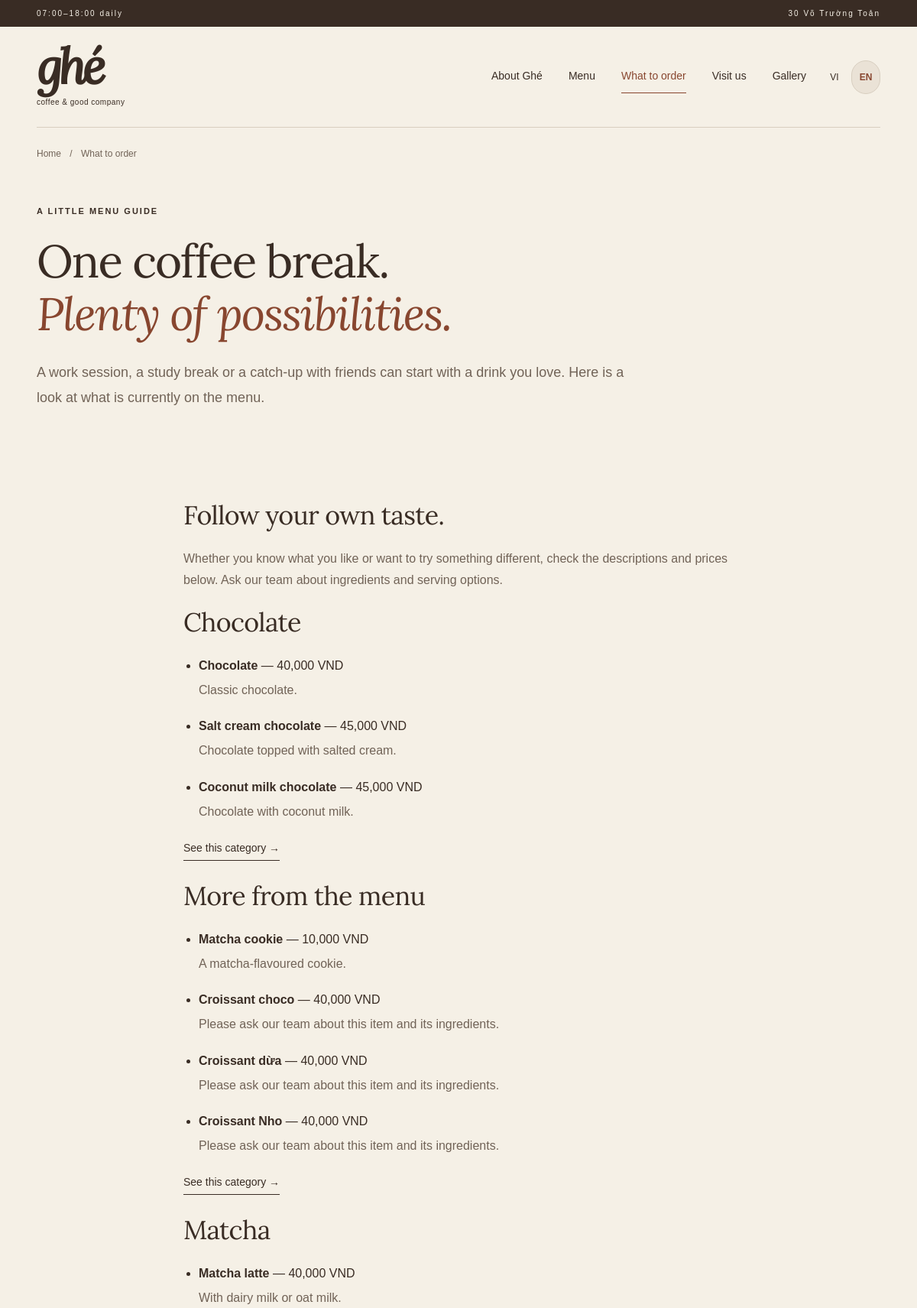
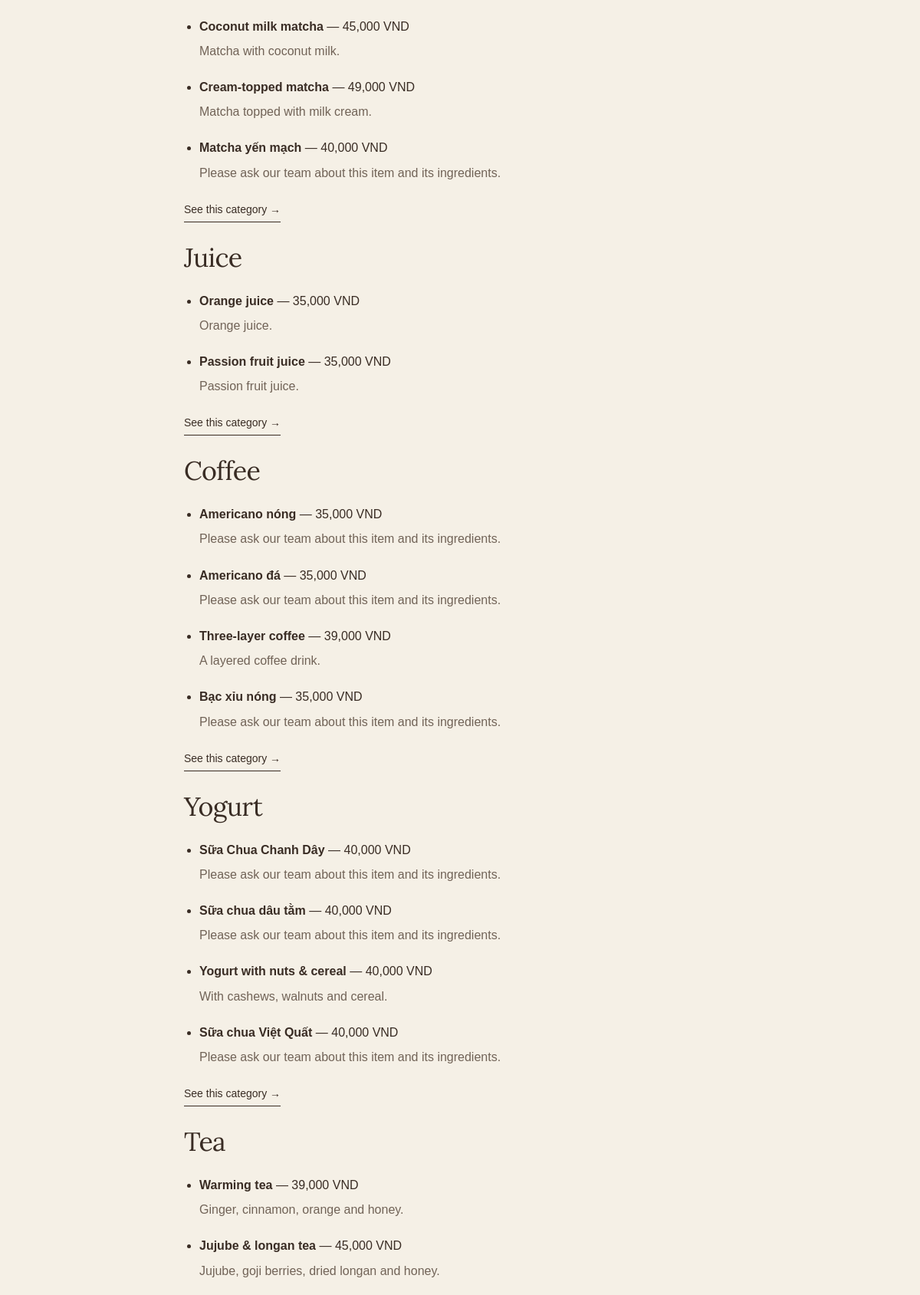
Page /en.php?view=story (upper part) on the committed database (2 pictures, top to bottom).
### tables this page shows
CREATE TABLE `products` (
  `id` int(11) NOT NULL,
  `name` varchar(100) NOT NULL,
  `price` decimal(10,0) NOT NULL,
  `status` tinyint(4) DEFAULT 1,
  `created_at` timestamp NOT NULL DEFAULT current_timestamp(),
  `category_id` int(11) DEFAULT 5,
  `sort_order` int(11) DEFAULT 0
);

### site/catalog.php (called while the page is built, shortened)
<?php
require_once __DIR__.'/photo-collection.php';
function ghe_catalog_rows(mysqli $db): array {
    return $db->query('SELECT p.id, p.name, p.price, p.status, p.category_id, p.sort_order, c.name AS category_name FROM products p LEFT JOIN categories c ON c.id=p.category_id ORDER BY c.name, p.sort_order, p.name')->fetch_all(MYSQLI_ASSOC);
}
function ghe_catalog_sections(array $rows, array $content): array {
    $sections = [];
    $original = require __DIR__ . '/menu-data.php';
    $descriptions = [];
    foreach ($original as $section) foreach ($section['items'] as $item) $descriptions[mb_strtolower(trim($item['name']), 'UTF-8')] = $item;
    foreach ($rows as $row) {
        $meta = $content['products'][(string)$row['id']] ?? [];
        if ((int)$row['status'] !== 1 || !($meta['visible'] ?? true)) continue;
        $key = 'category-' . (int)$row['category_id'];
        if (!isset($sections[$key])) $sections[$key] = ['id'=>$key, 'title'=>$row['category_name'] ?: 'Các món khác', 'eyebrow'=>'Thực đơn tại Ghé', 'theme'=>'coffee', 'wide'=>true, 'items'=>[]];
        $seed = $descriptions[mb_strtolower(trim($row['name']), 'UTF-8')] ?? [];
        $photo=ghe_collection_product($row['name'],$content);
        $image=$meta['image']??'';
        if($image==='' && !($meta['image_manual']??false))$image=$photo['image'];
        $sections[$key]['items'][] = ['id'=>(int)$row['id'], 'name'=>$row['name'], 'price'=>(int)$row['price'],
            'detail'=>$meta['description'] ?? ($seed['detail'] ?? ''), 'tags'=>$seed['tags'] ?? [],
            'image'=>$image, 'image_note'=>$image===$photo['image']?$photo['image_note']:'', 'image_note_en'=>$image===$photo['image']?$photo['image_note_en']:'', 'featured'=>(bool)($meta['featured'] ?? false)];
    }
    $main = []; $snacks = [];
    foreach ($sections as $section) {
        $name = mb_strtolower(trim(explode('/', $section['title'])[0]), 'UTF-8');
        if (in_array($name, ['ăn nhẹ', 'snacks'], true)) $snacks[] = $section;
        else $main[] = $section;
    }
    return array_merge($main, $snacks);
}

### site/bootstrap.php (called while the page is built, shortened)
<?php
require_once __DIR__ . '/content-store.php';
require_once __DIR__ . '/catalog.php';
require_once __DIR__ . '/english.php';
$site = require __DIR__ . '/config.php';
$websiteState = ghe_state_read();
$content = $websiteState[defined('GHE_PREVIEW') && GHE_PREVIEW ? 'draft' : 'published'];
$settings = $content['settings'];
$site = array_merge($site, $settings);
$site['address'] = $settings['street'] . ', ' . $settings['city'] . ', ' . $settings['region'];
$phoneDigits = preg_replace('/\D/', '', $settings['phone']);
$site['telephone'] = '+' . (strpos($phoneDigits,'0') === 0 ? '84' . substr($phoneDigits,1) : $phoneDigits);
$site['directions'] = 'https://www.google.com/maps/dir/?api=1&destination=' . rawurlencode('Ghé, ' . $site['address']);
$site['hours'] = $site['opens'] . '–' . $site['closes'] . ' hằng ngày';
try { $publicDb=ghe_database(); $menuSections=ghe_catalog_sections(ghe_catalog_rows($publicDb),$content); $publicDb->close(); }
catch (Throwable $e) { $catalogAvailable=false; $menuSections=[]; error_log('Public menu unavailable: '.$e->getMessage()); }
function ghe_link(string $path = '', bool $localize = true): string {
    global $site;
    if ($localize && ghe_is_english()) {
        $key=array_search($path,ghe_english_routes(),true);
        if ($key!==false) $path=ghe_english_path($key);
    }
    return rtrim(parse_url($site['url'], PHP_URL_PATH) ?: '', '/') . '/' . ltrim($path, '/');
}

### site/content-store.php (called while the page is built, shortened)
<?php
require_once __DIR__.'/photo-collection.php';
function ghe_storage_dir(): string { return getenv('GHE_STORAGE_DIR') ?: __DIR__ . '/storage'; }
function ghe_state_read(): array {
    $file = ghe_storage_dir() . '/content.json';
    $data = json_decode((string)file_get_contents($file), true, 512, JSON_THROW_ON_ERROR);
    foreach(['draft','published'] as $version)$data[$version]=ghe_apply_photo_collection($data[$version]);
    return $data;
}

### site/photo-collection.php (called while the page is built, shortened)
<?php
function ghe_photo_collection(): array {
    static $photos=null;
    if($photos===null) {
        $photos=[];
        foreach(json_decode(file_get_contents(__DIR__.'/photo-collection.json'),true,512,JSON_THROW_ON_ERROR) as $photo) $photos[$photo['id']]=$photo;
    }
    return $photos;
}
function ghe_apply_photo_collection(array $content): array {
    $photos=ghe_photo_collection();
    $content['media']=array_replace($photos,$content['media']??[]);
    if(empty($content['settings']['hero_image']))foreach($photos as $id=>$photo)if($photo['number']===10)$content['settings']['hero_image']=$id;
    $content['photo_collection_version']=1;
    return $content;
}
function ghe_collection_product(string $name,array $content): array {
    $name=mb_strtolower(trim(preg_replace('/\s+/u',' ',$name)),'UTF-8');
    $number=0; $note=''; $english='';
    if(in_array($name,['bạc xỉu','bạc sỉu','croissant truyền thống'],true)) {
        $number=26;$note='Ảnh gồm bạc xỉu và bánh croissant.';$english='Photo shows bạc xỉu coffee and a croissant.';
    } elseif(in_array($name,['muối','cà phê muối','sữa dừa','cà phê cốt dừa','cà phê sữa dừa'],true)) {
        $number=37;$note='Ảnh gồm cà phê cốt dừa và cà phê muối.';$english='Photo shows coconut milk coffee and salt cream coffee.';
    } elseif(in_array($name,['sữa chua trái cây','sữa chua dâu tằm'],true)) {
        $number=41;$note='Ảnh phiên bản sữa chua dâu tằm.';$english='The mulberry yogurt option is pictured.';
    } elseif(in_array($name,['ổi chanh dây','trà ổi chanh dây'],true))$number=42;
    foreach(ghe_photo_collection() as $id=>$photo)if($photo['number']===$number && isset($content['media'][$id]))return ['image'=>$id,'image_note'=>$note,'image_note_en'=>$english];
    return ['image'=>'','image_note'=>'','image_note_en'=>''];
}

### site/english.php (called while the page is built, shortened)
<?php
function ghe_is_english(): bool { return defined('GHE_ENGLISH') && GHE_ENGLISH; }
function ghe_english_routes(): array {
    return ['home'=>'', 'about'=>'gioi-thieu.php', 'menu'=>'thuc-don.php', 'story'=>'ghe-uong-gi.php', 'visit'=>'den-ghe.php', 'gallery'=>'khong-gian.php'];
}
function ghe_english_path(string $key): string { return 'en.php' . ($key === 'home' ? '' : '?view=' . rawurlencode($key)); }
function ghe_english_defaults(): array {
    return [
        'home_title'=>"A little coffee.\nA little time.\nA moment at Ghé.",
        'home_lead'=>'A cup of coffee. A seat that feels right. Make a little time for yourself, or for a catch-up you have been looking forward to.',
        'home_intro'=>'Make time for a coffee in Da Lat. Come to Ghé for a work session, a study break or a conversation with friends. Explore our spaces, find your favourite drink and plan your visit.',
        'about_title'=>'A little pause in your Da Lat day.',
        'about_body'=>"In Vietnamese, ‘ghé’ is an invitation to stop by. At Ghé, that can mean a coffee before exploring Da Lat, time with your laptop or a catch-up with friends.\n\nChoose a drink from the menu and a seat that suits your day. You can find our current spaces and facilities below, along with opening hours and directions. If you are coming with a group or need a particular kind of seat, please contact us before your visit.",
        'menu_intro'=>'Coffee, tea and something to enjoy alongside. Prices and availability come from the same menu used by our team. Vietnamese names are included to make ordering easier.',
        'visit_note'=>'For group visits or specific seating needs, please contact us before coming. Street parking is subject to availability and local signs; please keep entrances clear.',
        'hours_note'=>'Opening times are shown in local Vietnam time (UTC+7).',
    ];
}
function ghe_english_menu_dictionary(): array {
    static $dictionary=null;
    if ($dictionary===null) {
        $dictionary=[];
        foreach (require __DIR__.'/menu-en.php' as $vi=>$entry) $dictionary[mb_strtolower(trim($vi),'UTF-8')]=$entry;
    }
    return $dictionary;
}
function ghe_english_menu(array $sections, array $data): array {
    $categories=['Phê / Coffee'=>'Coffee','Cà phê'=>'Coffee','Phê'=>'Coffee','Trà / Tea'=>'Tea','Trà'=>'Tea','Matcha'=>'Matcha','Choco'=>'Chocolate','Kombucha'=>'Kombucha','Nước ép / Juice'=>'Juice','Nước ép'=>'Juice','Sữa chua / Yogurt'=>'Yogurt','Sữa chua'=>'Yogurt','Ăn nhẹ / Snacks'=>'Snacks','Ăn nhẹ'=>'Snacks','Croissant & Cookie'=>'Croissants & cookies','Bánh'=>'Bakery'];
    $categories=array_combine(array_map(function($key){return mb_strtolower($key,'UTF-8');},array_keys($categories)),array_values($categories));
    return $sections;
}
function ghe_english_apply(): void {
    global $site,$content,$menuSections,$publicPages;
    foreach (ghe_english_defaults() as $key=>$fallback) $site[$key]=trim($content['settings_en'][$key]??'') ?: $fallback;
    $site['hours']=$site['opens'].'–'.$site['closes'].' daily';
    $menuSections=ghe_english_menu($menuSections,$content);
}

### site/config.php (called while the page is built)
<?php
return [
    'url' => rtrim(getenv('GHE_SITE_URL') ?: 'https://ghecoffeedl.io.vn', '/'),
    'name' => 'Ghé',
    'address' => '30 Võ Trường Toản, Đà Lạt, Lâm Đồng',
    'phone' => '0705 926 614',
    'telephone' => '+84705926614',
    'maps' => 'https://maps.app.goo.gl/ySJSyKgaPvpcgA549',
    'directions' => 'https://www.google.com/maps/dir/?api=1&destination=11.9594496%2C108.4451549',
    'latitude' => 11.9594496,
    'longitude' => 108.4451549,
];

### en.php (the view, shortened to what this page needs)
<?php
require_once __DIR__.'/site/bootstrap.php';
$pageKey=$_GET['view']??'home';
require __DIR__.'/site/header.php';
?>
<?php if($pageKey==='home'): ?>
<?php require __DIR__.'/site/home-content.php'; ?>
<?php elseif($pageKey==='story'): ?>
<article><header class="page-intro wrap"><p class="eyebrow">A LITTLE MENU GUIDE</p><h1>One coffee break.<br><em>Plenty of possibilities.</em></h1><p class="lead">A work session, a study break or a catch-up with friends can start with a drink you love. Here is a look at what is currently on the menu.</p></header>
<div class="wrap section prose"><h2>Follow your own taste.</h2><p>Whether you know what you like or want to try something different, check the descriptions and prices below. Ask our team about ingredients and serving options.</p>
<?php foreach($menuSections as $section): ?><section><h2><?= ghe_h($section['title']) ?></h2><ul class="story-menu"><?php foreach(array_slice($section['items'],0,4) as $item): ?><li><strong><?= ghe_h($item['name']) ?></strong> — <?= ghe_price($item['price']) ?><p><?= ghe_h($item['detail']) ?></p></li><?php endforeach; ?></ul><a class="text-link" href="<?= ghe_h(ghe_link('thuc-don.php').'#'.$section['id']) ?>">See this category →</a></section><?php endforeach; ?>
</div></article>
<?php endif; ?>
<?php require __DIR__.'/site/footer.php'; ?>

### assets/public.css (style rules this page uses)
:root { --paper:#f5f0e6;--ink:#392c24;--muted:#716357;--line:#d8cec0;--rust:#88462f;--sage:#dbe0cc;--serif:Lora,'Times New Roman',serif;--sans:Arial,Helvetica,sans-serif }
* { box-sizing:border-box }
html { scroll-behavior:smooth;scroll-padding-top:28px }
body { margin:0;background:var(--paper);color:var(--ink);font-family:var(--sans);font-size:16px;line-height:1.7 }
a { color:inherit;text-decoration:none }
button,a,input,summary { -webkit-tap-highlight-color:transparent }
.wrap { width:min(1180px,calc(100% - 96px));margin-inline:auto }
.eyebrow { font-size:11px;letter-spacing:2px;font-weight:600;margin:0 0 22px;text-transform:uppercase }
h1,h2,h3,p { margin-top:0 }
h1,h2 { font-family:var(--serif);font-weight:normal;line-height:1.15;letter-spacing:-1.8px }
h1 { font-size:clamp(42px,5vw,68px);margin-bottom:26px }
h2 { font-size:clamp(34px,3.6vw,48px);margin-bottom:24px }
em { color:var(--rust);font-weight:normal }
p { margin-bottom:22px }
strong { font-weight:600 }
.text-link { display:inline-block;font-size:14px;border-bottom:1px solid currentColor;padding-bottom:3px }
.section { padding-block:76px }
.page-intro { padding-top:55px;padding-bottom:20px }
.page-intro h1 { max-width:930px }
.lead { font-size:18px;line-height:1.8;max-width:770px;color:var(--muted) }
.prose { max-width:720px }
.prose h2 { font-size:34px;letter-spacing:-.7px;margin-top:40px }
.prose h2:first-child { margin-top:0 }
.prose p { color:var(--muted) }
.prose section { padding-bottom:26px }
.prose section h2 { margin-top:0 }
.story-menu { padding-left:20px }
.story-menu li { margin-bottom:20px }
.story-menu p { margin:5px 0 }
.prose { overflow-wrap:anywhere }

### rows in the picture
products: name "Chocolate", price "40,000 VND", detail "Classic chocolate."
products: name "Salt cream chocolate", price "45,000 VND", detail "Chocolate topped with salted cream."
products: name "Coconut milk chocolate", price "45,000 VND", detail "Chocolate with coconut milk."
products: name "Matcha cookie", price "10,000 VND", detail "A matcha-flavoured cookie."
products: name "Croissant choco", price "40,000 VND", detail "Please ask our team about this item and its ingredients."
products: name "Croissant dừa", price "40,000 VND", detail "Please ask our team about this item and its ingredients."
products: name "Croissant Nho", price "40,000 VND", detail "Please ask our team about this item and its ingredients."
products: name "Matcha latte", price "40,000 VND", detail "With dairy milk or oat milk."
products: name "Coconut milk matcha", price "45,000 VND", detail "Matcha with coconut milk."
products: name "Cream-topped matcha", price "49,000 VND", detail "Matcha topped with milk cream."
products: name "Matcha yến mạch", price "40,000 VND", detail "Please ask our team about this item and its ingredients."
products: name "Orange juice", price "35,000 VND", detail "Orange juice."
products: name "Passion fruit juice", price "35,000 VND", detail "Passion fruit juice."
products: name "Americano nóng", price "35,000 VND", detail "Please ask our team about this item and its ingredients."
products: name "Americano đá", price "35,000 VND", detail "Please ask our team about this item and its ingredients."
products: name "Three-layer coffee", price "39,000 VND", detail "A layered coffee drink."
products: name "Bạc xỉu nóng", price "35,000 VND", detail "Please ask our team about this item and its ingredients."
products: name "Sữa Chua Chanh Dây", price "40,000 VND", detail "Please ask our team about this item and its ingredients."
products: name "Sữa chua dâu tằm", price "40,000 VND", detail "Please ask our team about this item and its ingredients."
products: name "Yogurt with nuts & cereal", price "40,000 VND", detail "With cashews, walnuts and cereal."
products: name "Sữa chua Việt Quất", price "40,000 VND", detail "Please ask our team about this item and its ingredients."
products: name "Warming tea", price "39,000 VND", detail "Ginger, cinnamon, orange and honey."
products: name "Jujube & longan tea", price "45,000 VND", detail "Jujube, goji berries, dried longan and honey."

### other values in the picture
ghe_h($site['hours']) "07:00–18:00 daily"
ghe_h($site['street']) "30 Võ Trường Toản"
ghe_t('cà phê & những cuộc hẹn','coffee & good company') "coffee & good company"
ghe_h($entry['label']) "About Ghé"
ghe_h($entry['label']) "Menu"
ghe_h($entry['label']) "What to order"
ghe_h($entry['label']) "Visit us"
ghe_h($entry['label']) "Gallery"
ghe_t('Trang chủ','Home') "Home"
ghe_h($page['label']) "What to order"
ghe_h($section['title']) "Chocolate"
ghe_h($section['title']) "More from the menu"
ghe_h($section['title']) "Matcha"
ghe_h($section['title']) "Juice"
ghe_h($section['title']) "Coffee"
